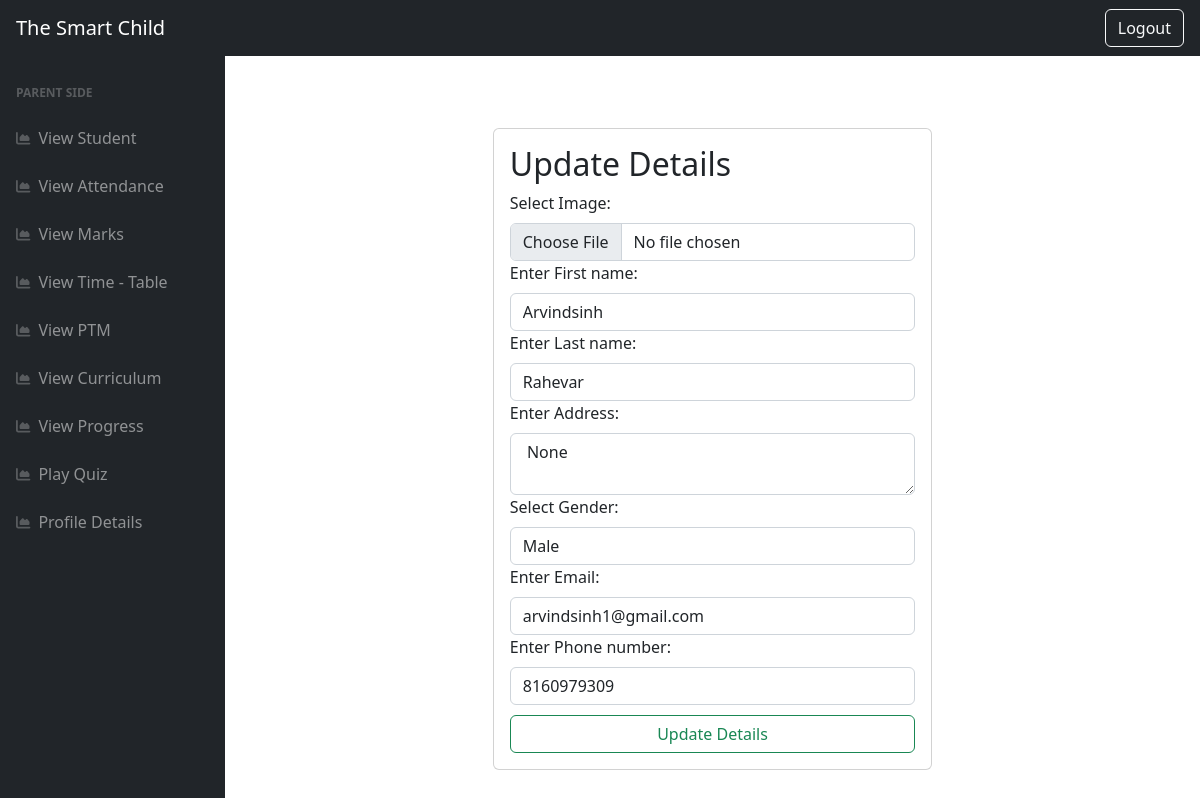
/parent_update_details/51 (signed in), run on the app's committed database.
### school/models.py (models this page shows, shortened)
class Parent(models.Model):
    p_user=models.OneToOneField('Parent_user',on_delete=models.CASCADE,null=True)
    parent_img=models.ImageField(upload_to='parent_img/',default=None,null=True)
    fname=models.CharField(max_length=30,default=None,null=True)
    lname=models.CharField(max_length=30,default=None,null=True)
    gender=models.CharField(max_length=10,choices=g,default=None,null=True)
    email=models.CharField(max_length=90,default=None,null=True,unique=True)
    phone_no=models.CharField(max_length=20,default=None,null=True)
    address=models.TextField(null=True)
    year=models.PositiveIntegerField(null=True,default=2024)

### school/views.py (the view, shortened to what this page needs)
# urls.py: path('parent_update_details/<id>', parent_update_details,name='parent_update_details'),
@login_required(login_url='/login_page')
@user_passes_test(is_parent)
def parent_update_details(request, id):
    qry = Parent.objects.get(id=id)
    return render(request,'parent_update_details.html',{'qry':qry})

### school/views.py (called while the page is built)
def is_parent(user):
    return user.groups.filter(name='parent').exists()

### templates/parent_update_details.html (shortened to what this page needs)
<html lang="en">
    <head>
        <link rel="stylesheet" href="https://cdn.jsdelivr.net/npm/bootstrap@4.0.0/dist/css/bootstrap.min.css">
        <link href="/static/css/dash_styles.css" rel="stylesheet" />
    </head>
    <body class="sb-nav-fixed">
        <nav class="sb-topnav navbar navbar-expand navbar-dark bg-dark">
            <a class="navbar-brand ps-3" href="index.html">The Smart Child</a>
            <button class="btn btn-link btn-sm order-1 order-lg-0 me-4 me-lg-0" id="sidebarToggle" href="#!"></button>
        </nav>
        {% include "parent_sidebar.html" %}
            <div id="layoutSidenav_content">
                <main>
<div class='p-5'>
<form method="post" class="col-6 mx-auto card p-3 my-4 m-2 shadow-dr" enctype='multipart/form-data'>
 <h2> Update Details </h2>
<div>
 <label >Select Image:</label>
<input type="file" class="form-control"  name="img">
</div>
<div>
  <label>Enter First name:</label>
  <input type="text" class="form-control" id="firstNameInput" name="fname" value='{{qry.fname}}' required>
</div>
<div>
  <label>Enter Last name:</label>
  <input type="text" class="form-control" id="lastNameInput" name="lname" value='{{qry.lname}}' required>
</div>
 <div>
    <label >Enter Address:</label>
<textarea name='address' class="form-control"required> {{qry.address}} </textarea>
  </div>
<div>
    <label >Select Gender:</label>
    <select name='gender' class="form-control" required>
      <option>Male</option>
    </select>
  </div>
  <div>
    <label>Enter Email:</label>
    <input type="email" class="form-control" id="emailInput" name="email" value='{{qry.email}}' required>
</div>
  <div>
    <label>Enter Phone number:</label>
    <input type="text" class="form-control" id="phoneInput" name="phone" value='{{qry.phone_no}}' required>
</div>
  <input class="btn btn-outline-success" type="submit" value="Update Details" style="margin-top: 10px;">
  </div>
</body>
</html>

### data on the page
Parent: fname "Arvindsinh", lname "Rahevar", address "None", email "arvindsinh1@gmail.com", phone "8160979309"
